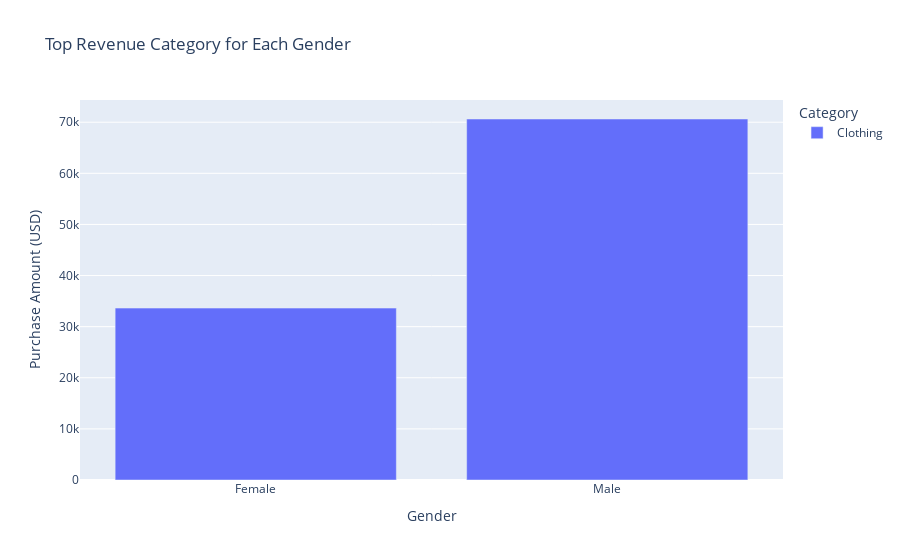

Notebook code cell kept with this figure:
### Code cell
fig = px.bar(
    top_cate,
    x='Gender',
    y='Purchase Amount (USD)',
    color='Category',
    title='Top Revenue Category for Each Gender'
)

fig.show()

### Figure 1 — Plotly figure (JSON) as saved in the notebook; plotly's stock layout.template omitted (floating-point values rounded to 4 significant figures)
{"data": [{"hovertemplate": "Category=Clothing<br>Gender=%{x}<br>Purchase Amount (USD)=%{y}<extra></extra>", "legendgroup": "Clothing", "marker": {"color": "#636efa", "pattern": {"shape": ""}}, "name": "Clothing", "orientation": "v", "showlegend": true, "textposition": "auto", "type": "bar", "x": ["Female", "Male"], "xaxis": "x", "y": [33636, 70628], "yaxis": "y"}], "layout": {"barmode": "relative", "legend": {"title": {"text": "Category"}, "tracegroupgap": 0}, "title": {"text": "Top Revenue Category for Each Gender"}, "xaxis": {"anchor": "y", "domain": [0, 1], "title": {"text": "Gender"}}, "yaxis": {"anchor": "x", "domain": [0, 1], "title": {"text": "Purchase Amount (USD)"}}}}
